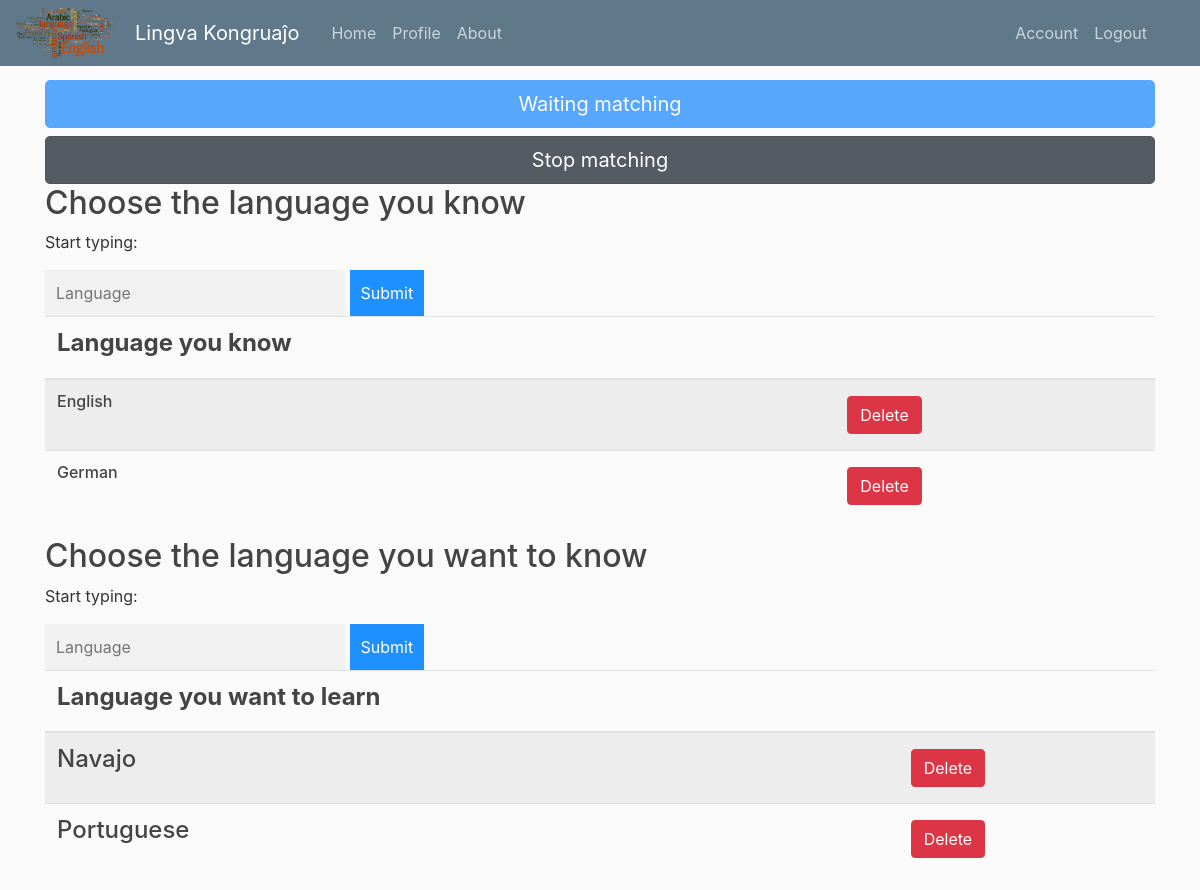
Page /profile/4 (signed in) on the committed database.
### flaskblog/models.py (models this page shows)
class Know(db.Model):
    id = db.Column(db.Integer, primary_key=True)
    user_id = db.Column(db.Integer, db.ForeignKey('user.id'), nullable=False)
    language = db.Column(db.String(10), nullable=False)

class Learn(db.Model):
    id = db.Column(db.Integer, primary_key=True)
    user_id = db.Column(db.Integer, db.ForeignKey('user.id'), nullable=False)
    language = db.Column(db.String(10), nullable=False)

### flaskblog/routes.py (the view, shortened to what this page needs)
@app.route("/profile/<user_id>", methods=['GET', 'POST'])
@login_required
def profile(user_id):
    languages = Know.query.filter_by(user_id=user_id).all()
    languages_learn = Learn.query.filter_by(user_id=user_id).all()
    user = User.query
    return render_template('profile.html', title='Profile', languages=languages, languages_learn=languages_learn, user=user, user_id=user_id)

### flaskblog/models.py (called while the page is built)
@login_manager.user_loader
def load_user(user_id):
    return User.query.get(int(user_id))

### flaskblog/templates/profile.html (shortened to what this page needs)
{% extends "layout.html" %}
{% block content %}
{% if user.get_or_404(user_id).match == "0" %}
<a href="{{ url_for('start_match', user_id=user_id) }}" class="btn btn-primary btn-lg btn-block active" role="button" aria-pressed="true">Start Matching</a>
{% else %}
<a href="{{url_for('start_match', user_id=user_id)}}" class="btn btn-primary btn-lg btn-block disabled" role="button" aria-pressed="true">Waiting matching</a>
<a href="{{url_for('stop_match', user_id=user_id)}}" class="btn btn-secondary btn-lg btn-block active" role="button" aria-pressed="true">Stop matching</a>
{% endif %}
<h2>Choose the language you know</h2>
<p>Start typing:</p>
<form autocomplete="off" method="POST" action="">
  <div class="autocomplete" style="width:300px;">
    <input id="myInput" type="text" name="language" placeholder="Language">
  </div>
  <input type="submit">
</form>
<table class="table table-striped"  style="width:100%">
	<thead>
  		<tr>
  			<th><h4><b>Language you know</b></h4></th>
  			<th><h6><b></b></h6></th>
  		</tr>
	</thead>
	<tbody>
	{% for language in languages%}
	<tr>
		<td><h6>{{ language.language }}</h6></td>
		<td>
			<button type="button" class="btn btn-danger btn-md m-1" data-toggle="modal" data-target="#deleteModalknow{{ language.id }}">Delete</button>
		</td>
	</tr>
	{% endfor %}
	</tbody>
</table>
<h2>Choose the language you want to know</h2>
<p>Start typing:</p>
<form autocomplete="off" method="POST" action="">
  <div class="autocomplete" style="width:300px;">
    <input id="myInput_learn" type="text" name="language_learn" placeholder="Language">
  </div>
  <input type="submit">
</form>
<table class="table table-striped"  style="width:100%">
		<thead>
    		<tr>
    			<th><h4><b>Language you want to learn</b></h4></th>
    			<th><h4><b></b></h4></th>
    		</tr>
		</thead>
		<tbody>
		{% for language in languages_learn%}
		<tr>
			<td><h4>{{ language.language }}</h4></td>
			<td>
				<button type="button" class="btn btn-danger btn-md m-1" data-toggle="modal" data-target="#deleteModallearn{{ language.id }}">Delete</button>
			</td>
		</tr>
		{% endfor %}
		</tbody>
	</table>
<link rel="stylesheet" type="text/css" href="{{ url_for('static', filename='searchableTextField.css') }}">
{% endblock content %}

### flaskblog/static/main.css (style rules this page uses)
body { background: #fafafa; color: #333333; margin-top: 5rem; }
h1, h2, h3, h4, h5, h6 { color: #444444; }

### flaskblog/static/searchableTextField.css (style rules this page uses)
* { box-sizing: border-box; }
.autocomplete { position: relative; display: inline-block; }
input { border: 1px solid transparent; background-color: #f1f1f1; padding: 10px; font-size: 16px; }
input[type=text] { background-color: #f1f1f1; width: 100%; }
input[type=submit] { background-color: DodgerBlue; color: #fff; cursor: pointer; }

### rows in the picture
Know: language "English"
Know: language "German"
Learn: language "Navajo"
Learn: language "Portuguese"
